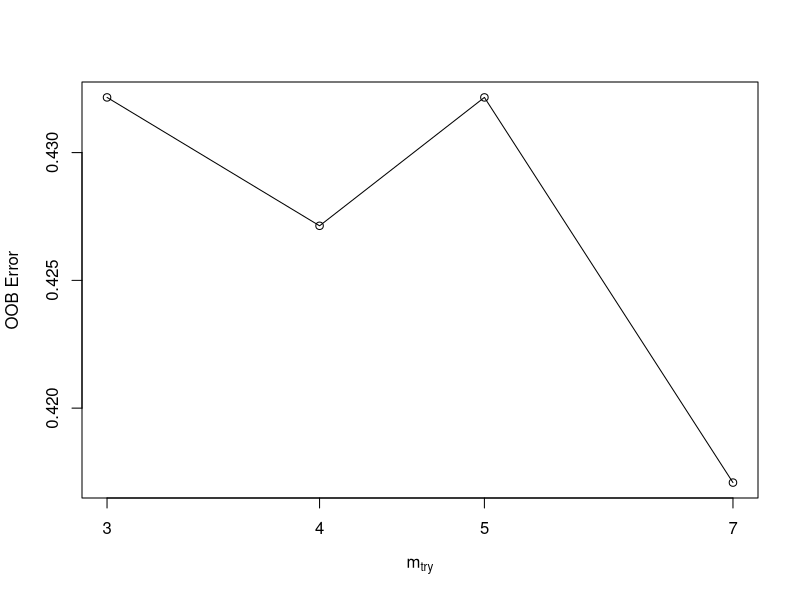

Write R code to recreate this figure. (Note: this script raises an error after producing the figure.)
suppressPackageStartupMessages(library(dplyr))
suppressPackageStartupMessages(library(ROSE))
suppressPackageStartupMessages(library(randomForest))
suppressPackageStartupMessages(library(ranger))
suppressPackageStartupMessages(library(caret))

data("infert")
str(infert)

# Convert `case` to factor
infert$case[infert$case == 0] = 2
infert$case[infert$case == 1] = "yes"
infert$case[infert$case == 2] = "no"
infert$case = factor(x      = infert$case,
                     levels = c("yes", "no"))


# Split the data into training and testing
set.seed(123)
in_train = createDataPartition(y     = infert$case,
                               times = 1,
                               p     = 0.8,
                               list  = F)
infert_train = infert[in_train,]
infert_test  = infert[-in_train,]
rm(in_train)


# Train basic model
set.seed(123)
model1 = randomForest(formula = case ~.,
                      data    = infert_train)
model1


# Compute metrics of a model
output1 = data.frame(obs  = infert_test$case,
                     pred = predict(model1, 
                                    newdata = infert_test),
                     clas = predict(model1,
                                    newdata = infert_test,
                                    type    = "prob"))
colnames(output1) = c("obs", "pred", "yes", "no")
confusionMatrix(data      = output1$pred,
                reference = output1$obs)
twoClassSummary(data = output1,
                lev  = levels(output1$obs))

# ROC >= 0.8 is considered good. In this case ROC = 0.7 -- this is not enough
# Possible reasons -- imbalanced dataset? bad model?

# Try to tune a model using tuneRF
# The tuning shows that the mtry = 7
features = setdiff(names(infert_train), "case")
set.seed(123)
model2 = tuneRF(x          = infert_train[features],
                y          = infert_train$case,
                ntreeTry   = 500,
                mtryStart  = 5,
                stepFactor = 1.5,
                improve    = 0.01,
                trace      = F)

# Make model with optimized mtry = 7
set.seed(123)
model2 = randomForest(formula = case ~.,
                      data    = infert_train,
                      mtry    = 7)
model2

# Check if the tuning helped
# The output shows that it improved ROC by 0.5%
output2 = data.frame(obs  = infert_test$case,
                     pred = predict(model2, 
                                    newdata = infert_test),
                     clas = predict(model2,
                                    newdata = infert_test,
                                    type    = "prob"))
colnames(output2) = c("obs", "pred", "yes", "no")
confusionMatrix(data      = output2$pred,
                reference = output2$obs)
twoClassSummary(data = output2,
                lev  = levels(output2$obs))


# Make full hyperparameter grid search using ranger
hyper_grid = expand.grid(mtry        = seq(2, 7, by = 1),
                         node_size   = seq(3, 9, by = 2),
                         sample_size = c(0.55, 0.632, 0.70, 0.80),
                         OOB_RMSE    = 0)

for (i in 1:nrow(hyper_grid)){
    
    model = ranger(formula         = case ~.,
                   data            = infert_train,
                   num.trees       = 500,
                   mtry            = hyper_grid$mtry[i],
                   min.node.size   = hyper_grid$node_size[i],
                   sample.fraction = hyper_grid$sample_size[i],
                   seed            = 123)
    
    hyper_grid$OOB_RMSE[i] = sqrt(model$prediction.error)
}


hyper_grid %>% 
    dplyr::arrange(OOB_RMSE) %>% 
    head(10)


# Make a model with best parameters
model3 = ranger(formula         = case ~.,
                data            = infert_train,
                num.trees       = 500,
                mtry            = 6,
                min.node.size   = 7,
                sample.fraction = 0.632,
                probability     = T, 
                seed            = 123)
model3


# Make predictions for ranger model -- this is not straightforward as it
# requires the probabilities
output3 = data.frame(obs  = infert_test$case,
                     pred = predict(model3,
                                    data = infert_test,
                                    type = "response")$predictions)
output3$pred = "yes"
output3 = output3 %>% select(obs, pred, pred.yes, pred.no)
output3$pred[output3$pred.yes < output3$pred.no] = "no"
colnames(output3) = c("obs", "pred", "yes", "no")
output3$pred = factor(x = output3$pred,
                      levels = c("yes", "no"))
output3$pred[3] = "yes"

confusionMatrix(data      = output3$pred,
                reference = output3$obs)
twoClassSummary(data = output3,
                lev  = levels(output3$obs))


# Try add cross validation
my_grid = expand.grid(mtry           = 6,
                      splitrule      = "gini",
                      min.node.size  = 7)

set.seed(123)
model4 = train(case ~.,
               data      = infert_train,
               method    = "ranger",
               tuneGrid  = my_grid,
               trControl = trainControl(method      = "cv",
                                        number      = 5,
                                        verboseIter = F,
                                        classProbs  = T))
model4


# Make predictions from cross-validated model
# Cross validation does not help here
output4 = data.frame(obs  = infert_test$case,
                     pred = predict(model4,
                                    newdata = infert_test),
                     clas = predict(model4,
                                    newdata = infert_test,
                                    type    = "prob"))
colnames(output4) = c("obs", "pred", "yes", "no")

confusionMatrix(data      = output4$pred,
                reference = output4$obs)
twoClassSummary(data = output4,
                lev  = levels(output4$obs))


# Check the balance of the dataset -- the dataset is imbalanced
# Balance dataset using artificial data generator from ROSE package
prop.table(table(infert_train$case))
infert_rose = ROSE(case ~., data = infert_train, seed = 1)$data
str(infert_rose$case)
str(infert_test$case)
infert_rose$case = relevel(infert_rose$case, ref = "yes")
prop.table(table(infert_rose$case))


# Search grid for balanced dataset
# The best performing model params: mtry = 4, ns = 8, sample = 0.550
hyper_grid_bs = expand.grid(mtry        = seq(2, 7, by = 1),
                            node_size   = seq(2, 9, by = 2),
                            sample_size = c(0.55, 0.632, 0.70, 0.80),
                            OOB_RMSE    = 0)

for (i in 1:nrow(hyper_grid)){
    
    model = ranger(formula         = case ~.,
                   data            = infert_rose,
                   num.trees       = 500,
                   mtry            = hyper_grid$mtry[i],
                   min.node.size   = hyper_grid$node_size[i],
                   sample.fraction = hyper_grid$sample_size[i],
                   seed            = 123)
    
    hyper_grid_bs$OOB_RMSE[i] = sqrt(model$prediction.error)
}


hyper_grid_bs %>% 
    dplyr::arrange(OOB_RMSE) %>% 
    head(10)


# Make model with best performance params
# Params: mtry = 4, ns = 8, sample = 0.550
model5 = ranger(formula         = case ~.,
                data            = infert_rose,
                num.trees       = 500,
                mtry            = 4,
                min.node.size   = 8,
                sample.fraction = 0.550,
                probability     = T, 
                seed            = 123)
model5


# Make predictions for ranger model -- this is not straightforward as it
# requires the probabilities
output5 = data.frame(obs  = infert_test$case,
                     pred = predict(model5,
                                    data = infert_test,
                                    type = "response")$predictions)
output5$pred = "yes"
output5 = output5 %>% select(obs, pred, pred.yes, pred.no)
output5$pred[output5$pred.yes < output5$pred.no] = "no"
colnames(output5) = c("obs", "pred", "yes", "no")
output5$pred = factor(x = output5$pred,
                      levels = c("yes", "no"))
# output5$pred[3] = "yes"

confusionMatrix(data      = output5$pred,
                reference = output5$obs)
twoClassSummary(data = output5,
                lev  = levels(output5$obs))


# Compare ROC performance over different models
roc1 = twoClassSummary(data = output1, lev = levels(output1$obs))[1]
roc2 = twoClassSummary(data = output2, lev = levels(output2$obs))[1]
roc3 = twoClassSummary(data = output3, lev = levels(output3$obs))[1]
roc4 = twoClassSummary(data = output4, lev = levels(output4$obs))[1]
roc5 = twoClassSummary(data = output5, lev = levels(output5$obs))[1]

sen1 = twoClassSummary(data = output1, lev = levels(output1$obs))[2]
sen2 = twoClassSummary(data = output2, lev = levels(output2$obs))[2]
sen3 = twoClassSummary(data = output3, lev = levels(output3$obs))[2]
sen4 = twoClassSummary(data = output4, lev = levels(output4$obs))[2]
sen5 = twoClassSummary(data = output5, lev = levels(output5$obs))[2]

perf = data.frame(model_nm = c("basic", 
                               "tuneRF", 
                               "grid_search",
                               "cv_rf",
                               "balanced_grid"),
                  roc = c(roc1, roc2, roc3, roc4, roc5),
                  sens = c(sen1, sen2, sen3, sen4, sen5))
rm(roc1, roc2, roc3, roc4, roc5)
rm(sen1, sen2, sen3, sen4, sen5)

plot(x     = perf$roc,
     y     = perf$sens,
     col   = perf$model_nm,
     frame = F,
     pch   = 19,
     xlab  = "ROC",
     ylab  = "Sensitivity",
     main  = "Models performance")

#TODO: add legend to model performance plot
#TODO: add comparison to the model from infert package
#TODO: test for near-zero vals and look at preprocessing
#TODO: test h2o package -- does it make any sense?!


# Code from dataset page
model_glm <- glm(case ~ spontaneous+induced, 
                 data = infert_train, 
                 family = binomial())
summary(model_glm)
## adjusted for other potential confounders:
summary(model2 <- glm(case ~ age+parity+education+spontaneous+induced,
                      data = infert, family = binomial()))
## Really should be analysed by conditional logistic regression
## which is in the survival package
if(require(survival)){
    model3 <- clogit(case ~ spontaneous+induced+strata(stratum), data = infert)
    print(summary(model3))
    detach()  # survival (conflicts)
}
